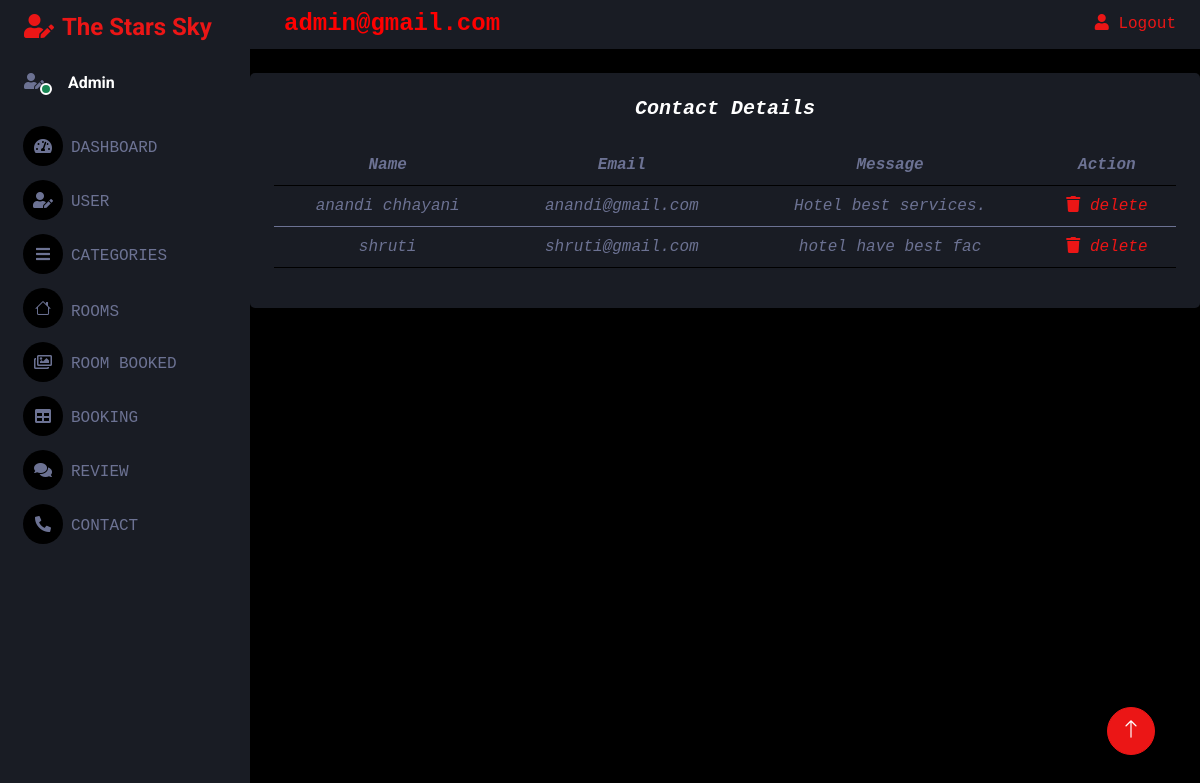
Page /admin/contact.php on the committed database.
### tables this page shows
CREATE TABLE `contact` (
  `id` int(11) NOT NULL,
  `name` text NOT NULL,
  `email` varchar(20) NOT NULL,
  `message` varchar(20) NOT NULL
);

### admin/contact.php (the view, shortened to what this page needs)
<?php
   include 'header.php';
   include 'sidebar.php';
   include 'navigation.php';
?>
   <div class="col-sm-12 col-xl-12">
      <div class="bg-secondary rounded h-100 p-4">
         <h5 class="mb-4" style="text-align: center; font-family: courier new"><b><i>Contact Details</b><i></h5>
         <table class="table table-hover" style="text-align: center; font-family: courier new">
            <tr>
               <th scope="col">Name</th>
               <th scope="col">Email</th>
               <th scope="col">Message</th>
               <th colspan=2>Action</th>
            </tr>
            <?php
            $query_select = "SELECT *from contact";
            $query_run = mysqli_query($con, $query_select);
            if (mysqli_num_rows($query_run) > 0) {
               foreach ($query_run as $row) {
            ?>
                  <body style="font-family: courier new">
                     <form action="contact.php" method="Post">
                        <tbody style="padding:left=100px;">
                           <tr>
                              <td><?php echo $row['name']; ?></td>
                              <td><?php echo $row['email']; ?></td>
                              <td><?php echo $row['message']; ?></td>
                              <td><a href="contact.php?delete=<?php echo $row['id']; ?>" class="delete-btn" onclick="return confirm('are your sure you want to delete this?');"> <i class="fas fa-trash"></i> delete </a></td>
                        <?php
                     }
                  }
                        ?>
                           </tr>
                        </tbody>
         </table>
      </div>
   </div>
<?php
include 'footer.php';
include 'javascript.php';
?>

### admin/css/style.css (style rules this page uses)
:root { --primary: #EB1616; --secondary: #191C24; --light: #6C7293; --dark: #000000; }

### rows in the picture
contact: name "anandi chhayani", email "anandi@gmail.com", message "Hotel best services."
contact: name "shruti", email "shruti@gmail.com", message "hotel have best fac"
